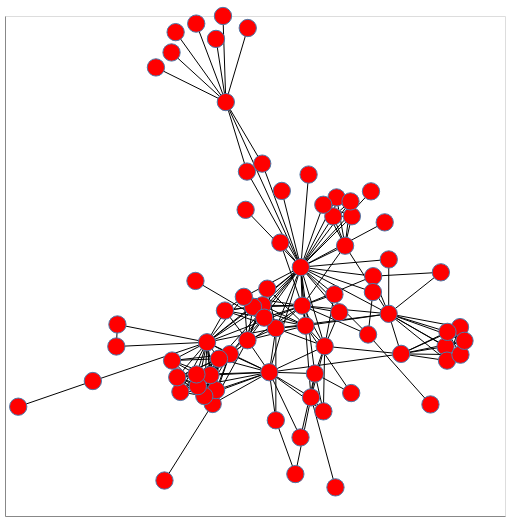

Notebook source saved alongside this figure:
### Markdown cell above
### Force-directed layouts

Let's generate a network visualization and add a few quick customizations that might help to make sense of the network. First let's give the chart a bit more breathing room via the `properties()` call and add `tooltips` to the nodes:

### Code cell
nxa.draw_networkx(G, node_tooltip="name").properties(width=500, height=500)

### Figure 1 — Vega-Lite specification as saved in the notebook (floating-point values rounded to 4 significant figures; data arrays with more than 128 entries replaced by an {"elided": "..."} marker saying what was removed)
{"config": {"view": {"continuousWidth": 400, "continuousHeight": 300}}, "layer": [{"data": {"name": "data-ec4d315fb18b0a1c0b9ad8702c9d46f9"}, "mark": {"type": "line", "color": "black", "opacity": 1, "strokeWidth": 1}, "encoding": {"detail": {"type": "quantitative", "field": "edge"}, "x": {"type": "quantitative", "axis": {"grid": false, "labels": false, "ticks": false, "title": ""}, "field": "x"}, "y": {"type": "quantitative", "axis": {"grid": false, "labels": false, "ticks": false, "title": ""}, "field": "y"}}}, {"data": {"name": "data-cdfc70ab1f348537d1d2230d055d7dc9"}, "mark": {"type": "point", "fill": "red", "opacity": 1, "size": 300, "strokeWidth": 1.0}, "encoding": {"tooltip": {"type": "nominal", "field": "name"}, "x": {"type": "quantitative", "axis": {"grid": false, "labels": false, "ticks": false}, "field": "x"}, "y": {"type": "quantitative", "axis": {"grid": false, "labels": false, "ticks": false}, "field": "y"}}}], "height": 500, "width": 500, "$schema": "https://vega.github.io/schema/vega-lite/v4.8.1.json", "datasets": {"data-ec4d315fb18b0a1c0b9ad8702c9d46f9": {"elided": "508 records"}, "data-cdfc70ab1f348537d1d2230d055d7dc9": [{"name": "Myriel", "group": 1, "x": -0.205, "y": 0.6902}, {"name": "Napoleon", "group": 1, "x": -0.3857, "y": 0.9419}, {"name": "Mlle.Baptistine", "group": 1, "x": -0.07398, "y": 0.4685}, {"name": "Mme.Magloire", "group": 1, "x": -0.1289, "y": 0.44}, {"name": "CountessdeLo", "group": 1, "x": -0.2405, "y": 0.9176}, {"name": "Geborand", "group": 1, "x": -0.4005, "y": 0.8688}, {"name": "Champtercier", "group": 1, "x": -0.2153, "y": 1.0}, {"name": "Cravatte", "group": 1, "x": -0.3116, "y": 0.9726}, {"name": "Count", "group": 1, "x": -0.4567, "y": 0.8148}, {"name": "OldMan", "group": 1, "x": -0.1261, "y": 0.9567}, {"name": "Labarre", "group": 2, "x": 0.09292, "y": 0.4292}, {"name": "Valjean", "group": 2, "x": 0.06486, "y": 0.09577}, {"name": "Marguerite", "group": 3, "x": 0.3816, "y": 0.1235}, {"name": "Mme.deR", "group": 2, "x": -0.1337, "y": 0.3023}, {"name": "Isabeau", "group": 2, "x": -0.00348, "y": 0.3702}, {"name": "Gervais", "group": 2, "x": 0.367, "y": 0.2571}, {"name": "Tholomyes", "group": 3, "x": 0.426, "y": -0.2163}, {"name": "Listolier", "group": 3, "x": 0.5858, "y": -0.1899}, {"name": "Fameuil", "group": 3, "x": 0.6381, "y": -0.1201}, {"name": "Blacheville", "group": 3, "x": 0.5913, "y": -0.2407}, {"name": "Favourite", "group": 3, "x": 0.6397, "y": -0.2193}, {"name": "Dahlia", "group": 3, "x": 0.5928, "y": -0.1372}, {"name": "Zephine", "group": 3, "x": 0.6542, "y": -0.1692}, {"name": "Fantine", "group": 3, "x": 0.3812, "y": -0.07204}, {"name": "Mme.Thenardier", "group": 4, "x": 0.08195, "y": -0.115}, {"name": "Thenardier", "group": 4, "x": -0.02484, "y": -0.1241}, {"name": "Cosette", "group": 5, "x": 0.1509, "y": -0.1889}, {"name": "Javert", "group": 4, "x": 0.07001, "y": -0.04291}, {"name": "Fauchelevent", "group": 0, "x": 0.3071, "y": -0.1466}, {"name": "Bamatabois", "group": 2, "x": 0.2243, "y": 0.1731}, {"name": "Perpetue", "group": 3, "x": 0.5692, "y": 0.07727}, {"name": "Simplice", "group": 2, "x": 0.3253, "y": 0.06326}, {"name": "Scaufflaire", "group": 2, "x": 0.3176, "y": 0.3688}, {"name": "Woman1", "group": 2, "x": -0.008735, "y": 0.1841}, {"name": "Judge", "group": 2, "x": 0.1936, "y": 0.3468}, {"name": "Champmathieu", "group": 2, "x": 0.1817, "y": 0.2786}, {"name": "Brevet", "group": 2, "x": 0.2487, "y": 0.2792}, {"name": "Chenildieu", "group": 2, "x": 0.1458, "y": 0.3205}, {"name": "Cochepaille", "group": 2, "x": 0.2439, "y": 0.3326}, {"name": "Pontmercy", "group": 4, "x": -0.02499, "y": -0.4553}, {"name": "Boulatruelle", "group": 6, "x": -0.3144, "y": 0.04626}, {"name": "Eponine", "group": 4, "x": -0.1272, "y": -0.1673}, {"name": "Anzelma", "group": 4, "x": -0.05584, "y": 0.01836}, {"name": "Woman2", "group": 5, "x": 0.186, "y": -0.001967}, {"name": "MotherInnocent", "group": 0, "x": 0.3244, "y": 0.006242}, {"name": "Gribier", "group": 0, "x": 0.5316, "y": -0.3984}, {"name": "Jondrette", "group": 7, "x": -0.9524, "y": -0.4066}, {"name": "Mme.Burgon", "group": 7, "x": -0.6838, "y": -0.3141}, {"name": "Gavroche", "group": 8, "x": -0.2728, "y": -0.1746}, {"name": "Gillenormand", "group": 5, "x": 0.1156, "y": -0.2871}, {"name": "Magnon", "group": 5, "x": 0.2464, "y": -0.3574}, {"name": "Mlle.Gillenormand", "group": 5, "x": 0.1017, "y": -0.3729}, {"name": "Mme.Pontmercy", "group": 5, "x": 0.04526, "y": -0.649}, {"name": "Mlle.Vaubois", "group": 5, "x": 0.1897, "y": -0.6969}, {"name": "Lt.Gillenormand", "group": 5, "x": 0.1462, "y": -0.4232}, {"name": "Marius", "group": 8, "x": -0.04839, "y": -0.2825}, {"name": "BaronessT", "group": 5, "x": 0.06386, "y": -0.5171}, {"name": "Mabeuf", "group": 8, "x": -0.2524, "y": -0.3967}, {"name": "Enjolras", "group": 8, "x": -0.1905, "y": -0.2171}, {"name": "Combeferre", "group": 8, "x": -0.24, "y": -0.3468}, {"name": "Prouvaire", "group": 8, "x": -0.3686, "y": -0.3533}, {"name": "Feuilly", "group": 8, "x": -0.2826, "y": -0.368}, {"name": "Courfeyrac", "group": 8, "x": -0.2604, "y": -0.2927}, {"name": "Bahorel", "group": 8, "x": -0.3057, "y": -0.3324}, {"name": "Bossuet", "group": 8, "x": -0.2296, "y": -0.2339}, {"name": "Joly", "group": 8, "x": -0.3109, "y": -0.2903}, {"name": "Grantaire", "group": 8, "x": -0.3799, "y": -0.3006}, {"name": "MotherPlutarch", "group": 9, "x": -0.4259, "y": -0.6723}, {"name": "Gueulemer", "group": 4, "x": -0.07291, "y": -0.04141}, {"name": "Babet", "group": 4, "x": -0.1071, "y": -0.04721}, {"name": "Claquesous", "group": 4, "x": -0.06679, "y": -0.08602}, {"name": "Montparnasse", "group": 4, "x": -0.1402, "y": -0.01107}, {"name": "Toussaint", "group": 5, "x": 0.2033, "y": -0.06661}, {"name": "Child1", "group": 10, "x": -0.5992, "y": -0.1898}, {"name": "Child2", "group": 10, "x": -0.5953, "y": -0.1104}, {"name": "Brujon", "group": 4, "x": -0.2083, "y": -0.06044}, {"name": "Mme.Hucheloup", "group": 8, "x": -0.3986, "y": -0.2404}]}}
